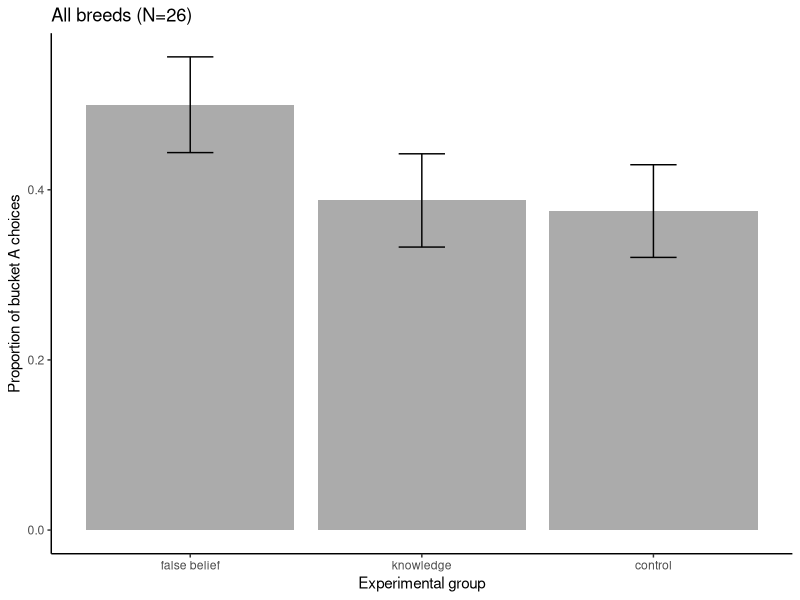
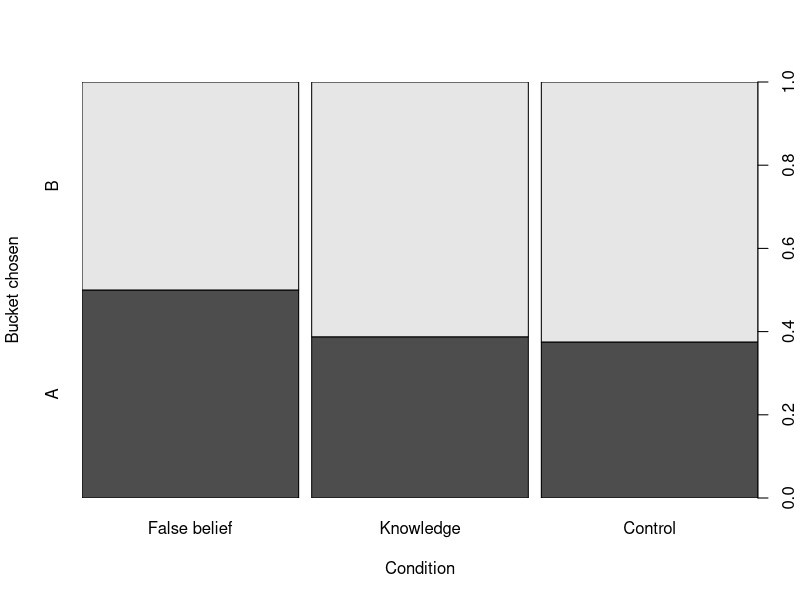

Generate these figures, in order, with R:
## ---- chunk 1
library(tidyverse)
library(ggplot2)
## ---- chunk 2
xdata <- read.csv("data/tested_dogs.csv", header = TRUE) %>% 
  na.omit %>% 
  mutate(choice_letter = as.factor(choice_letter)) %>% 
  mutate(condition = as.factor(condition))
## ---- chunk 3

#descriptive statistics
##nr. dogs choosing bucket A and B overall
table(xdata$choice_letter)
##proportions relative to the whole sample
mean(xdata$choice_letter=="A")
mean(xdata$choice_letter=="B")
##nr. dogs choosing bucket A and B in each condition
table(xdata$condition, xdata$choice_letter)
##proportions relative to the different conditions
fb_subset <- xdata[xdata$condition == "false_belief", ]
know_subset <- xdata[xdata$condition == "knowledge", ]
ctr_subset <- xdata[xdata$condition == "control", ]
mean(fb_subset$choice_letter=="A")
mean(know_subset$choice_letter=="A")
mean(ctr_subset$choice_letter=="A")

#table with descriptive stats for plotting
plot.data <- xdata %>%
  mutate(choice = ifelse(choice_letter == "A", 1, 0)) %>%
  mutate(condition = fct_relevel(
    fct_recode(
      condition,
      "false belief" = "false_belief",
      "knowledge" = "knowledge",
      "control" = "control"
    ),
    "false belief",
    "knowledge",
    "control"
  )) %>% #specify order of factor levels for factor_relevel
  group_by(condition) %>%
  summarise(
    mean.choiceA = mean(choice),
    sd.choiceA = sd(choice),
    n.choseA = sum(choice),
    median.choiceA = median(choice),
    n.tested.per.cond = length(choice),
    se.choiceA = sd(choice) / sqrt(length(choice))
  )

plot.data

##barplot of choices by experimental group

p.choice <- ggplot(data = plot.data, aes(x = condition, y = mean.choiceA)) +
  geom_bar(stat = "identity", alpha = 0.5) +
  geom_errorbar(aes(ymin = mean.choiceA - se.choiceA, ymax = mean.choiceA + #error bars represent standard error
                      se.choiceA),
                width = .2) +
  #ylim(0,0.8)+
  #geom_signif(comparisons=list(c("False Belief", #"Knowledge")), annotations="*",
  #             y_position = 0.75, tip_length = 0.04, #vjust=0.4) +
  theme_classic() +
  labs(x = "Experimental group", y = "Proportion of bucket A choices")+
  ggtitle("All breeds (N=26)")

p.choice
 
#saving the plot with ggsave
# ggsave(
#   "./graphs/bucket_A_choices_BC.png",
#   plot = last_plot(),
#   device = NULL,
#  # path = "C:/Users/lonardol/Desktop/False Belief experiment/FB_2_follow_up/Graphs/Border Collies",
#   scale = 0.8,
#   width = 7,
#   height = 6,
#   #units = c("in", "cm", "mm"),
#   dpi = 320,
#   limitsize = TRUE
# )
## ---- chunk 4
#mosaic plot to visualize also bucket B choices
mosaic.plot.data  <- xdata %>%
  mutate(choice_letter = fct_relevel(choice_letter, "B", "A")) %>%
  mutate(condition = fct_relevel(
    fct_recode(
      condition,
      "False belief" = "false_belief",
      "Knowledge" = "knowledge",
      "Control" = "control"
    ),
    "False belief",
    "Knowledge",
    "Control"
  )) #specify order of factor levels for factor_relevel

plot(mosaic.plot.data$condition,mosaic.plot.data$choice_letter,
  xlab = "Condition",
  ylab = "Bucket chosen")


#saving the plot with ggsave
# ggsave(
#   "./graphs/bucket_A_choices_BC.png",
#   plot = last_plot(),
#   device = NULL,
#  # path = "C:/Users/lonardol/Desktop/False Belief experiment/FB_2_follow_up/Graphs/Border Collies",
#   scale = 0.8,
#   width = 7,
#   height = 6,
#   #units = c("in", "cm", "mm"),
#   dpi = 320,
#   limitsize = TRUE
# )
